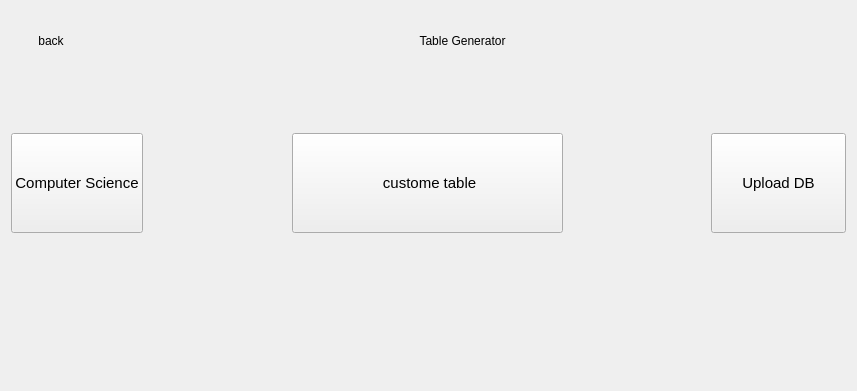
<?xml version="1.0" encoding="UTF-8"?>
<ui version="4.0">
 <class>Form</class>
 <widget class="QWidget" name="Form">
  <property name="geometry">
   <rect>
    <x>0</x>
    <y>0</y>
    <width>857</width>
    <height>391</height>
   </rect>
  </property>
  <property name="minimumSize">
   <size>
    <width>0</width>
    <height>0</height>
   </size>
  </property>
  <property name="windowTitle">
   <string>HTI Table Generator </string>
  </property>
  <layout class="QGridLayout" name="gridLayout_2">
   <item row="0" column="0">
    <layout class="QGridLayout" name="gridLayout">
     <item row="0" column="0" colspan="2">
      <layout class="QHBoxLayout" name="horizontalLayout">
       <item>
        <widget class="QPushButton" name="back_btn">
         <property name="minimumSize">
          <size>
           <width>80</width>
           <height>34</height>
          </size>
         </property>
         <property name="maximumSize">
          <size>
           <width>80</width>
           <height>16777215</height>
          </size>
         </property>
         <property name="styleSheet">
          <string notr="true"/>
         </property>
         <property name="text">
          <string> back </string>
         </property>
         <property name="icon">
          <iconset resource="app_resources.qrc">
           <normaloff>:/icons/images/back_icon.png</normaloff>:/icons/images/back_icon.png</iconset>
         </property>
         <property name="iconSize">
          <size>
           <width>24</width>
           <height>24</height>
          </size>
         </property>
         <property name="flat">
          <bool>true</bool>
         </property>
        </widget>
       </item>
       <item>
        <spacer name="horizontalSpacer_12">
         <property name="orientation">
          <enum>Qt::Horizontal</enum>
         </property>
         <property name="sizeHint" stdset="0">
          <size>
           <width>148</width>
           <height>48</height>
          </size>
         </property>
        </spacer>
       </item>
       <item>
        <widget class="QLabel" name="predict_title">
         <property name="minimumSize">
          <size>
           <width>211</width>
           <height>60</height>
          </size>
         </property>
         <property name="styleSheet">
          <string notr="true">color: rgb(0, 0, 0);
font: 75 24pt &quot;Cairo&quot;;</string>
         </property>
         <property name="text">
          <string>Table Generator</string>
         </property>
         <property name="alignment">
          <set>Qt::AlignCenter</set>
         </property>
        </widget>
       </item>
       <item>
        <spacer name="horizontalSpacer_11">
         <property name="orientation">
          <enum>Qt::Horizontal</enum>
         </property>
         <property name="sizeHint" stdset="0">
          <size>
           <width>278</width>
           <height>58</height>
          </size>
         </property>
        </spacer>
       </item>
      </layout>
     </item>
     <item row="1" column="0">
      <spacer name="verticalSpacer">
       <property name="orientation">
        <enum>Qt::Vertical</enum>
       </property>
       <property name="sizeHint" stdset="0">
        <size>
         <width>20</width>
         <height>40</height>
        </size>
       </property>
      </spacer>
     </item>
     <item row="2" column="0" colspan="2">
      <layout class="QHBoxLayout" name="horizontalLayout_2">
       <item>
        <widget class="QPushButton" name="BrowseButton_2">
         <property name="minimumSize">
          <size>
           <width>131</width>
           <height>100</height>
          </size>
         </property>
         <property name="font">
          <font>
           <pointsize>11</pointsize>
           <weight>50</weight>
           <bold>false</bold>
          </font>
         </property>
         <property name="styleSheet">
          <string notr="true">border-color: qlineargradient(spread:pad, x1:0, y1:0, x2:1, y2:0, stop:0 rgba(0, 0, 0, 255), stop:1 rgba(255, 255, 255, 255));

</string>
         </property>
         <property name="text">
          <string>Computer Science</string>
         </property>
         <property name="iconSize">
          <size>
           <width>70</width>
           <height>70</height>
          </size>
         </property>
        </widget>
       </item>
       <item>
        <spacer name="horizontalSpacer">
         <property name="orientation">
          <enum>Qt::Horizontal</enum>
         </property>
         <property name="sizeHint" stdset="0">
          <size>
           <width>40</width>
           <height>20</height>
          </size>
         </property>
        </spacer>
       </item>
       <item>
        <widget class="QPushButton" name="BrowseButton_3">
         <property name="minimumSize">
          <size>
           <width>271</width>
           <height>100</height>
          </size>
         </property>
         <property name="font">
          <font>
           <pointsize>11</pointsize>
           <weight>50</weight>
           <bold>false</bold>
          </font>
         </property>
         <property name="styleSheet">
          <string notr="true">border-color: qlineargradient(spread:pad, x1:0, y1:0, x2:1, y2:0, stop:0 rgba(0, 0, 0, 255), stop:1 rgba(255, 255, 255, 255));

</string>
         </property>
         <property name="text">
          <string> custome table</string>
         </property>
         <property name="iconSize">
          <size>
           <width>70</width>
           <height>70</height>
          </size>
         </property>
        </widget>
       </item>
       <item>
        <spacer name="horizontalSpacer_2">
         <property name="orientation">
          <enum>Qt::Horizontal</enum>
         </property>
         <property name="sizeHint" stdset="0">
          <size>
           <width>40</width>
           <height>20</height>
          </size>
         </property>
        </spacer>
       </item>
       <item>
        <widget class="QPushButton" name="BrowseButton_4">
         <property name="minimumSize">
          <size>
           <width>135</width>
           <height>100</height>
          </size>
         </property>
         <property name="font">
          <font>
           <pointsize>11</pointsize>
           <weight>50</weight>
           <bold>false</bold>
          </font>
         </property>
         <property name="styleSheet">
          <string notr="true">border-color: qlineargradient(spread:pad, x1:0, y1:0, x2:1, y2:0, stop:0 rgba(0, 0, 0, 255), stop:1 rgba(255, 255, 255, 255));

</string>
         </property>
         <property name="text">
          <string>Upload DB</string>
         </property>
         <property name="iconSize">
          <size>
           <width>70</width>
           <height>70</height>
          </size>
         </property>
        </widget>
       </item>
      </layout>
     </item>
     <item row="3" column="1">
      <spacer name="verticalSpacer_2">
       <property name="orientation">
        <enum>Qt::Vertical</enum>
       </property>
       <property name="sizeHint" stdset="0">
        <size>
         <width>20</width>
         <height>147</height>
        </size>
       </property>
      </spacer>
     </item>
    </layout>
   </item>
  </layout>
 </widget>
 <resources>
  <include location="app_resources.qrc"/>
  <include location="../../chest_exploration/forms/app_resources.qrc"/>
  <include location="../../OCR App/app_resources.qrc"/>
 </resources>
 <connections/>
</ui>
